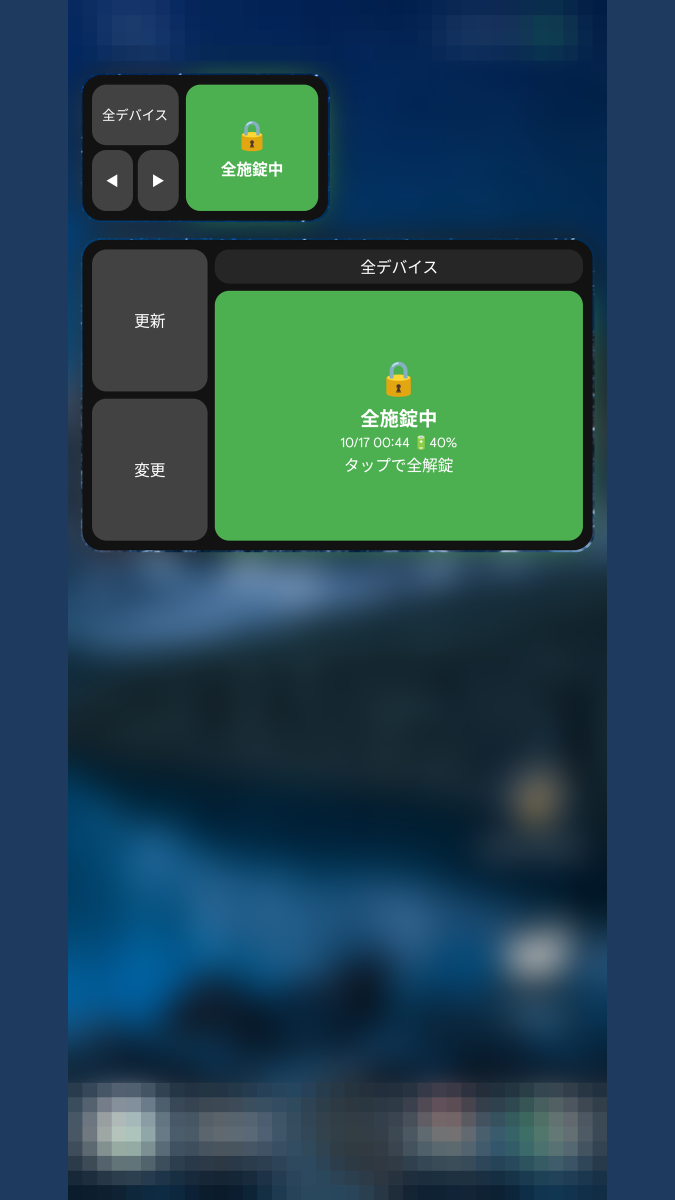
#> input picture docs/store/images/screenshots/phone_1_widget_locked.png, 1350 x 2400 px, found by its file name (shown at 1/2 size)
$ python make-widget-previews.py
#> lines starting #> are read from the running program, lines starting #| are printed output that depends on the picture; after the words box and inside, x2 and y2 are one past the last pixel; in counts of white or black regions, pixels touching at a corner belong together
#> in main, image is the input picture: PIL image 1350x2400 RGB; mean R, G, B 35.3, 71.7, 81.2
"""ウィジェット一覧（ウィジェットピッカー）に出すプレビュー画像を、ストア掲載用のスクリーンショットから作る（BL-226）。

入力は `docs/store/images/screenshots/phone_1_widget_locked.png`（既定）。この画像には、上に2 × 1版、
下に4 × 2版のウィジェットが縦に並んで写っている（撮影手順は Skill `store-screenshot-capture` /
`store-screenshot-masking`）。ウィジェットの背景色（#121212）の画素が多い行の塊を上下2つ探し、
それぞれの左右の範囲を求めて切り出す。角丸の外側（壁紙が写っている部分）は透明にする。

出力（既定）:

- `mobile/src/main/res/drawable-nodpi/widget_preview.png`（4 × 2版、`sesame_widget_info.xml` の previewImage）
- `mobile/src/main/res/drawable-nodpi/widget_preview_small.png`（2 × 1版、`sesame_widget_small_info.xml`）

使い方（リポジトリのルートで実行する。Pillow が必要）:

    python scripts/make-widget-previews.py
    python scripts/make-widget-previews.py --source <スクリーンショット> --out-dir <出力先>

ウィジェットの見た目を変えて掲載用スクリーンショットを撮り直したら、本スクリプトで作り直す。
2つの塊が見つからない場合は終了コード1で止まる（画像の構図が変わった場合）。
"""

import argparse
import math
import os
import sys

from PIL import Image, ImageChops, ImageDraw

SOURCE = "docs/store/images/screenshots/phone_1_widget_locked.png"
OUT_DIR = "mobile/src/main/res/drawable-nodpi"
WIDGET_BACKGROUND = (0x12, 0x12, 0x12)  # SesameWidget の WIDGET_BACKGROUND_ARGB
TOLERANCE = 4  # 各チャンネルの許容差
MIN_PIXELS_PER_LINE = 20  # 行・列を「ウィジェットの一部」とみなす背景色の画素数
MIN_BAND_HEIGHT = 100  # 行の塊をウィジェットとみなす最小の高さ（px）
MIN_RADIUS, MAX_RADIUS = 8, 80  # 角丸の半径の探索範囲（px）


def background_mask(image):
    """ウィジェットの背景色に近い画素を255、それ以外を0にした1チャンネル画像を返す。"""
    channels = [
        band.point(lambda v, c=c: 255 if abs(v - c) <= TOLERANCE else 0)
        for band, c in zip(image.split(), WIDGET_BACKGROUND)
    ]
#> channels = 3 items
    # 3チャンネルすべてが近い画素だけを残す（最小値をとる）
    return ImageChops.darker(ImageChops.darker(channels[0], channels[1]), channels[2])
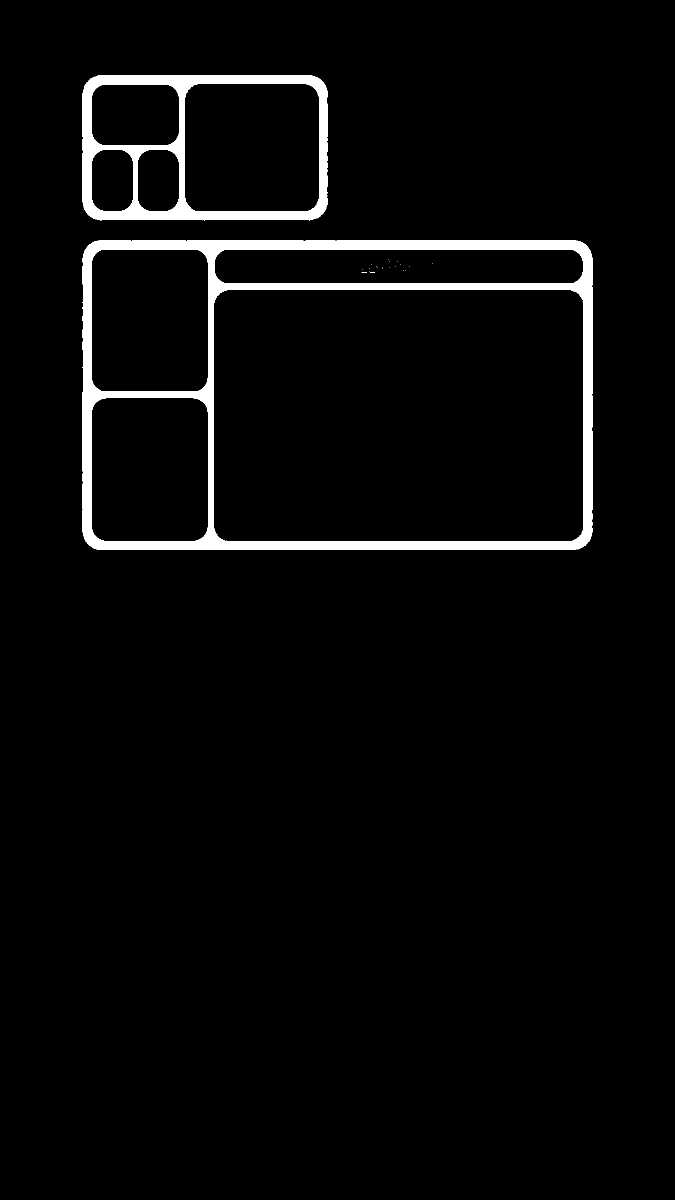
#> returned value: PIL image 1350x2400 L (shown at 1/2 size); 3.5% white; 21 white regions (19 under 20 px), largest, box (x1, y1, x2, y2) and area: (165, 480, 1185, 1100) 77981, (165, 150, 655, 441) 34187


def count_line(mask, box):
    return mask.crop(box).histogram()[255]


def find_bands(mask):
    """背景色の画素が多い行の連続区間（上から順）を返す。"""
    width, height = mask.size
#> width = 1350; height = 2400
    bands, start = [], None
    for y in range(height + 1):
        hit = y < height and count_line(mask, (0, y, width, y + 1)) > MIN_PIXELS_PER_LINE
        if hit and start is None:
            start = y
        elif not hit and start is not None:
            if y - start >= MIN_BAND_HEIGHT:
                bands.append((start, y - 1))
            start = None
#> this loop made 2401 passes
#> hit on passes 1 to 12: False, False, False, False, False, False, False, False, False, False, False, False
#> after the loop, bands = [(150, 439), (481, 1099)]
    return bands


def horizontal_range(mask, top, bottom):
    width = mask.size[0]
    columns = [x for x in range(width) if count_line(mask, (x, top, x + 1, bottom + 1)) > MIN_PIXELS_PER_LINE]
    return columns[0], columns[-1]


def corner_radius(mask, left, top):
    """左上の角で、各行の背景色が始まる位置（左端からのずれ）に円弧を当てはめて半径（px）を見積もる。

    半径 r の角丸では、上端から dy 行目の左端からのずれは r − √(r² − (r − dy − 0.5)²) になる。
    縁の画素は壁紙と混ざって背景色から外れるため、1行だけで決めず誤差の二乗和が最小の r を選ぶ。
    """
    offsets = []
    for dy in range(MAX_RADIUS):
        row = [x for x in range(left, left + MAX_RADIUS) if mask.getpixel((x, top + dy)) == 255]
        if row:
            offsets.append((dy, row[0] - left))

    def error(r):
        total = 0.0
        for dy, offset in offsets:
            if dy >= r:
                break
            expected = r - math.sqrt(max(0.0, r * r - (r - dy - 0.5) ** 2))
            total += (expected - offset) ** 2
        return total / max(1, min(r, len(offsets)))

    return min(range(MIN_RADIUS, MAX_RADIUS), key=error)


def cut_widget(image, mask, top, bottom):
    left, right = horizontal_range(mask, top, bottom)
    radius = corner_radius(mask, left, top)
    widget = image.crop((left, top, right + 1, bottom + 1)).convert("RGBA")
    # 2倍の大きさで角丸を描いてから縮め、縁を滑らかにする
    scale = 2
    alpha = Image.new("L", (widget.width * scale, widget.height * scale), 0)
    ImageDraw.Draw(alpha).rounded_rectangle(
        (0, 0, alpha.width - 1, alpha.height - 1), radius=radius * scale, fill=255
    )
    widget.putalpha(alpha.resize(widget.size, Image.LANCZOS))
    return widget, (left, top, right, bottom, radius)


def main():
    parser = argparse.ArgumentParser(description=__doc__.splitlines()[0])
    parser.add_argument("--source", default=SOURCE)
    parser.add_argument("--out-dir", default=OUT_DIR)
    args = parser.parse_args()

    image = Image.open(args.source).convert("RGB")
    mask = background_mask(image)
    bands = find_bands(mask)
#> bands = [(150, 439), (481, 1099)]
    if len(bands) != 2:
        print(f"ウィジェットの塊が2つ見つからない（{len(bands)}個）: {bands}", file=sys.stderr)
        return 1

    os.makedirs(args.out_dir, exist_ok=True)
    # 上が2 × 1版、下が4 × 2版
    for (top, bottom), name in zip(bands, ["widget_preview_small.png", "widget_preview.png"]):
        widget, info = cut_widget(image, mask, top, bottom)
        path = os.path.join(args.out_dir, name)
        widget.save(path, optimize=True)
        print(f"{path}: {widget.width}x{widget.height} (left,top,right,bottom,radius)={info}")
#> this loop made 2 passes
#> (top, bottom, name, left in cut_widget, right in cut_widget, radius in cut_widget) on passes 1 to 2: (150, 439, 'widget_preview_small.png', 165, 654, 41), (481, 1099, 'widget_preview.png', 165, 1184, 37)
#| mobile/src/main/res/drawable-nodpi/widget_preview_small.png: 490x290 (left,top,right,bottom,radius)=(165, 150, 654, 439, 41)
#| mobile/src/main/res/drawable-nodpi/widget_preview.png: 1020x619 (left,top,right,bottom,radius)=(165, 481, 1184, 1099, 37)
#> pass 1, in cut_widget, `widget = image.crop((left, top, right + 1, bottom + 1)).convert("RGBA")`:
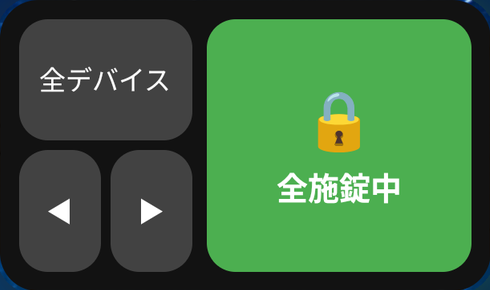
#> widget: PIL image 490x290 RGBA; mean R, G, B, A 63.5, 107, 64.2, 255
#> pass 2, in cut_widget (call 2), `widget = image.crop((left, top, right + 1, bottom + 1)).convert("RGBA")`:
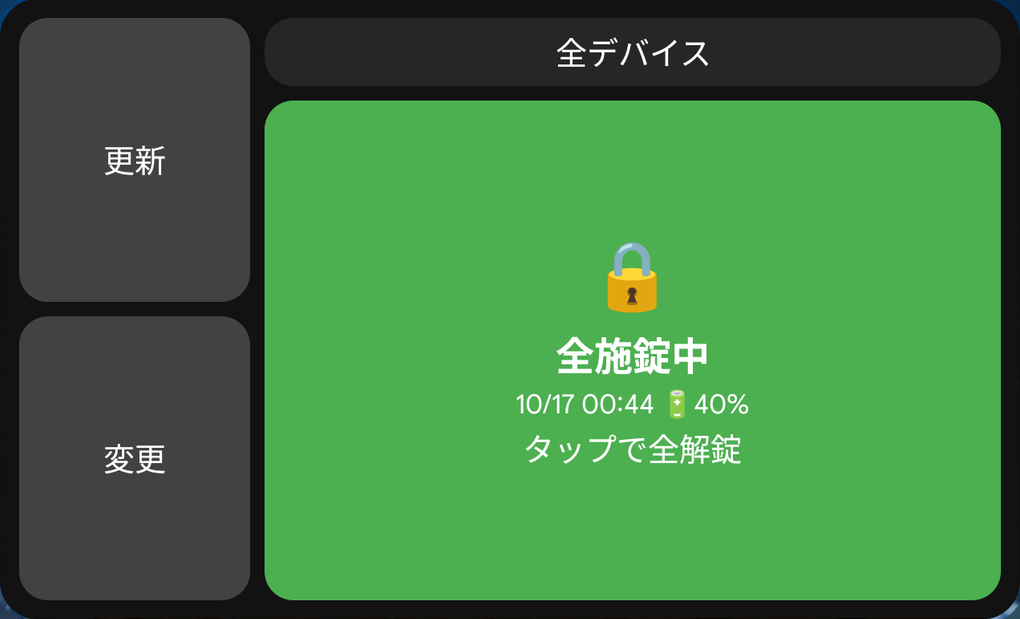
#> widget: PIL image 1020x619 RGBA; mean R, G, B, A 66, 122.2, 67.8, 255
    return 0


if __name__ == "__main__":
    sys.exit(main())
#> (the program exits here)
